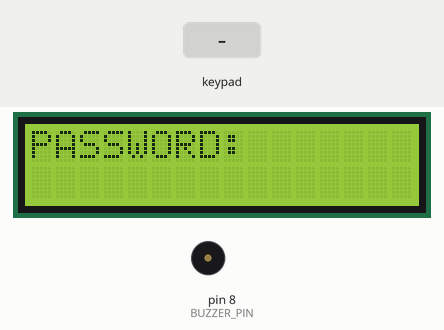
This program was run on a simulated Arduino Uno, built with avr-gcc and run on an emulated ATmega328P. Parts: 16×2 character LCD, buzzer (waves = sounding). Inputs (shaded band) come from the test bench.

Above: at 1.7 s.
1.8 s: keypad keys 1 2 3 4 # pressed 0.4 s apart
At 4.8 s:
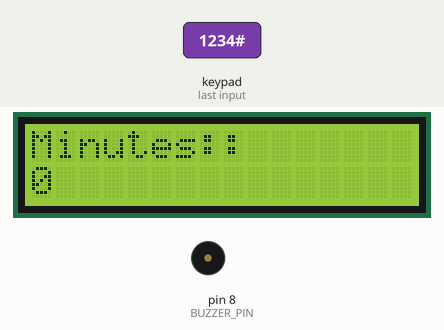
5.3 s: keypad keys 1 3 9 7 # pressed 0.4 s apart
At 8.7 s:
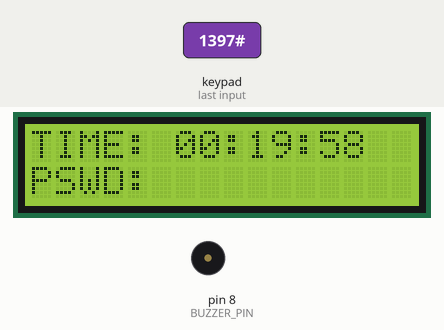
10.3 s: key '#' pressed
At 11.1 s:
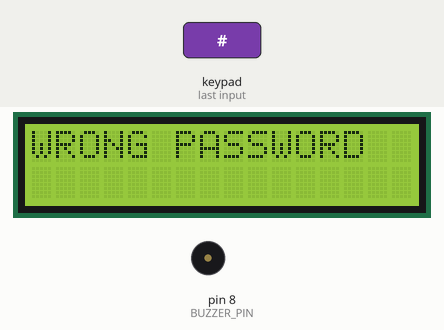
12.8 s: keypad keys 1 2 3 4 # pressed 0.4 s apart
At 15.5 s:
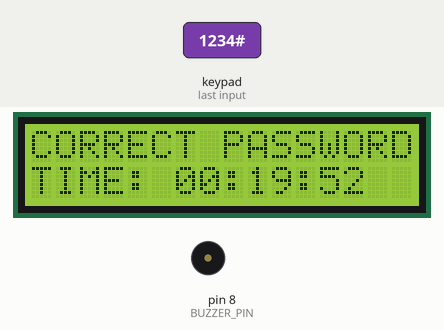
Timing chart, 0 to 17.0 s (numbered marks = the images above; inputs shaded):
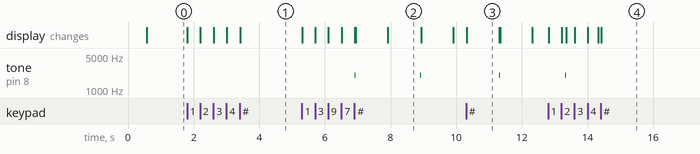

Measured:
- after the input at 1.8 s, the display: first changes at once (image 1 shows a later state)
- after the input at 5.3 s, tone on pin 8 (BUZZER_PIN): alternates 2000 Hz for 0.03 s and silent for 2.0 s, starting after 1.6 s; the display: first changes at once (image 2 shows a later state)
- after the input at 10.3 s, the display: changes at once (image 3)
- after the input at 12.8 s, tone on pin 8 (BUZZER_PIN): goes on until 13.3 s, then stays silent
- what the display in image 2 shows lasts 1.0 s, from 7.9 s to 8.9 s

The program:

main.cpp
```cpp
#include <globals.h>
#include <PasswordSetup.h>
#include <TimerSetup.h>
#include <tick.h>
#include <Explosion.h>

LiquidCrystal lcd(7,6, 5, 4, 3, 2);
const byte ROWS = 4;  //four rows
const byte COLS = 3;  //four columns
char keys[ROWS][COLS] = {
    { '1', '2', '3'},
    { '4', '5', '6'},
    { '7', '8', '9'},
    { '*', '0', '#'}
};
byte rowPins[ROWS] = { A3, A2, A1, A0};  // Reversed
byte colPins[COLS] = { 12, A5, A4 };     // Reversed
//Create an object of keypad
Keypad keypad = Keypad(makeKeymap(keys), rowPins, colPins, ROWS, COLS);

State state;
String password;
int minutes;
long seconds;

String passwordOnDefusal;

void setup() {
    lcd.begin(16, 2);
    pinMode(BUZZER_PIN, OUTPUT);
    noTone(BUZZER_PIN);

    state = SetPassword;
    password = "";
    minutes = 0;

    lcd.print("display test");
    delay(500);
    lcd.clear();
}

void loop() {

    if (state == SetPassword) {
        setupPassword();
    }

    else if (state == SetTimer) {
        setupTimer();
    }

    else if (state == Ticking) {
        bombTick();
    }

    else if (state == Defused) {
        // No buzzer when defused
    }

    else if (state == Explosion) {
        explosionLoop();
    }
}
```

Explosion.h
```cpp
#ifndef C4_PROP_EXPLOSION_H
#define C4_PROP_EXPLOSION_H

#include <globals.h>

void explosionLoop() {
    lcd.print("KABOOOOM");
    lcd.setCursor(0, 1);
    lcd.print("            ");
}

#endif //C4_PROP_EXPLOSION_H
```

PasswordSetup.h
```cpp
#ifndef UNTITLED_PASSWORDSETUP_H
#define UNTITLED_PASSWORDSETUP_H

#include <globals.h>

void drawPassword() {
    lcd.setCursor(0, 0);
    lcd.print("PASSWORD:");
    lcd.setCursor(0, 1);
    lcd.print(password);
}

void setupPassword() {
    const char key = keypad.getKey();

    if (key != NO_KEY) {
        if (key == '*') {
            // Backspace functionality
            if (password.length() > 0) {
                password.remove(password.length() - 1);
            }
        }
        else if (key == '#') {
            if (password.length() > 0) {
                state = SetTimer;
                lcd.clear();
            }
        }
        else {
            password += key;
        }
    }

    drawPassword();
}

#endif //UNTITLED_PASSWORDSETUP_H
```

TimerSetup.h
```cpp
#ifndef UNTITLED_TIMERSETUP_H
#define UNTITLED_TIMERSETUP_H

#include <globals.h>

int lastMinutes = -1; // remember last value

void drawTimer() {
    if (minutes != lastMinutes) {
        lcd.setCursor(0, 0);
        lcd.print("Minutes:");

        lcd.setCursor(0, 1);
        char buffer[5];
        sprintf(buffer, "%-4d", minutes); // print with padding
        lcd.print(buffer);

        lastMinutes = minutes;
    }
}

void setupTimer() {
    const char key = keypad.getKey();

    if (key != NO_KEY) {
        if (key == '*') {
            // Backspace functionality
            if (minutes > 0) {
                minutes -= 1;
            }
        }
        else if (key == '#') {
            state = Ticking;
            seconds = minutes*60;
            lcd.clear();
        }
        else {
            switch (key) {
                case '1':
                    minutes += 1;
                    break;
                case '2':
                    minutes += 2;
                    break;
                case '3':
                    minutes += 3;
                    break;
                case '4':
                    minutes += 4;
                    break;
                case '5':
                    minutes += 5;
                    break;
                case '6':
                    minutes += 6;
                    break;
                case '7':
                    minutes += 7;
                    break;
                case '8':
                    minutes += 8;
                    break;
                case '9':
                    minutes += 9;
                    break;
            }
        }
    }

    drawTimer();
}

#endif //UNTITLED_TIMERSETUP_H
```

globals.h
```cpp
#ifndef C4_PROP_GLOBALS_H
#define C4_PROP_GLOBALS_H

#include <Arduino.h>
#include <LiquidCrystal.h>
#include <Keypad.h>

// Buzzer wiring (passive buzzer)
constexpr uint8_t BUZZER_PIN = 8; // D8 is free with current wiring

// Forward declaration of your enum
enum State {
    SetPassword,
    SetTimer,
    Ticking,
    Defused,
    Explosion
};

// Extern declarations (these are defined in main.cpp)
extern LiquidCrystal lcd;
extern Keypad keypad;
extern State state;
extern String password;
extern int minutes;
extern long seconds;
extern String passwordOnDefusal;

#endif //C4_PROP_GLOBALS_H
```

tick.h
```cpp
#ifndef C4_PROP_TICK_H
#define C4_PROP_TICK_H

#include <globals.h>

// Buzzer timing state
unsigned long lastBeep = 0;

// Determine beep interval based on remaining time
unsigned int getBeepIntervalMs(long remainingSeconds) {
    if (remainingSeconds <= 0) return 0;
    if (remainingSeconds <= 2) return 60; // very rapid at last 3 seconds
    if (remainingSeconds <= 5) return 110; // rapid at last 6 seconds
    if (remainingSeconds <= 10) return 200;     // fast under 10s
    if (remainingSeconds <= 15) return 400;
    if (remainingSeconds <= 60) return 800;     // moderate under 1 min
    if (remainingSeconds <= 120) return 1300;
    return 2000;                                 // once per second otherwise
}

// Update buzzer with non-blocking short blips using tone()
void updateBuzzer() {
    if (state != Ticking) return; // only during ticking
    const unsigned int interval = getBeepIntervalMs(seconds);
    if (interval == 0) return;
    const unsigned long now = millis();
    if (now - lastBeep >= interval) {
        lastBeep = now;
        // short beep; passive buzzer frequency 2kHz, duration 30ms (auto-stops)
        tone(BUZZER_PIN, 2000, 30);
    }
}

void drawTick() {
    int hours = seconds / 3600;
    int minutes = (seconds % 3600) / 60;
    int secondsLocal = seconds % 60;

    char buffer[9]; // "HH:MM:SS" + null terminator
    sprintf(buffer, "%02d:%02d:%02d", hours, minutes, secondsLocal);

    lcd.setCursor(0, 0);
    lcd.print("TIME: ");
    lcd.print(buffer);
    lcd.setCursor(0, 1);
    lcd.print("PSWD: ");
    lcd.print(passwordOnDefusal);
}

void checkPassword() {
    if (passwordOnDefusal == password) {
        state = Defused;
        noTone(BUZZER_PIN);
        lcd.clear();
        lcd.print("CORRECT PASSWORD");
        lcd.setCursor(0, 1);
        lcd.print("TIME: ");
        int hours = seconds / 3600;
        int minutes = (seconds % 3600) / 60;
        int secondsLocal = seconds % 60;

        char buffer[9]; // "HH:MM:SS" + null terminator
        sprintf(buffer, "%02d:%02d:%02d", hours, minutes, secondsLocal);
        lcd.print(buffer);
    }
    else {
        passwordOnDefusal = "";
        lcd.clear();
        lcd.print("WRONG PASSWORD");
        delay(1000);
        lcd.clear();
    }
}

void DoTick() {
    if (seconds > 0) {
        seconds -= 1;
    }
    else {
        state = Explosion;
        noTone(BUZZER_PIN);
    }
}

unsigned long lastTick = 0;

void bombTick() {
    const char key = keypad.getKey();
    if (key != NO_KEY) {
        if (key == '#') {
            checkPassword();
        }
        else if (key == '*') {
            if (passwordOnDefusal.length() > 0) {
                passwordOnDefusal.remove(passwordOnDefusal.length() - 1);
            }
        }
        else {
            passwordOnDefusal += key;
        }
    }
    else {
        drawTick();
    }

    // Countdown every 1000 ms
    if (millis() - lastTick >= 1000) {
        lastTick = millis();
        DoTick();
    }

    // Update buzzer cadence
    updateBuzzer();
}

#endif
```
